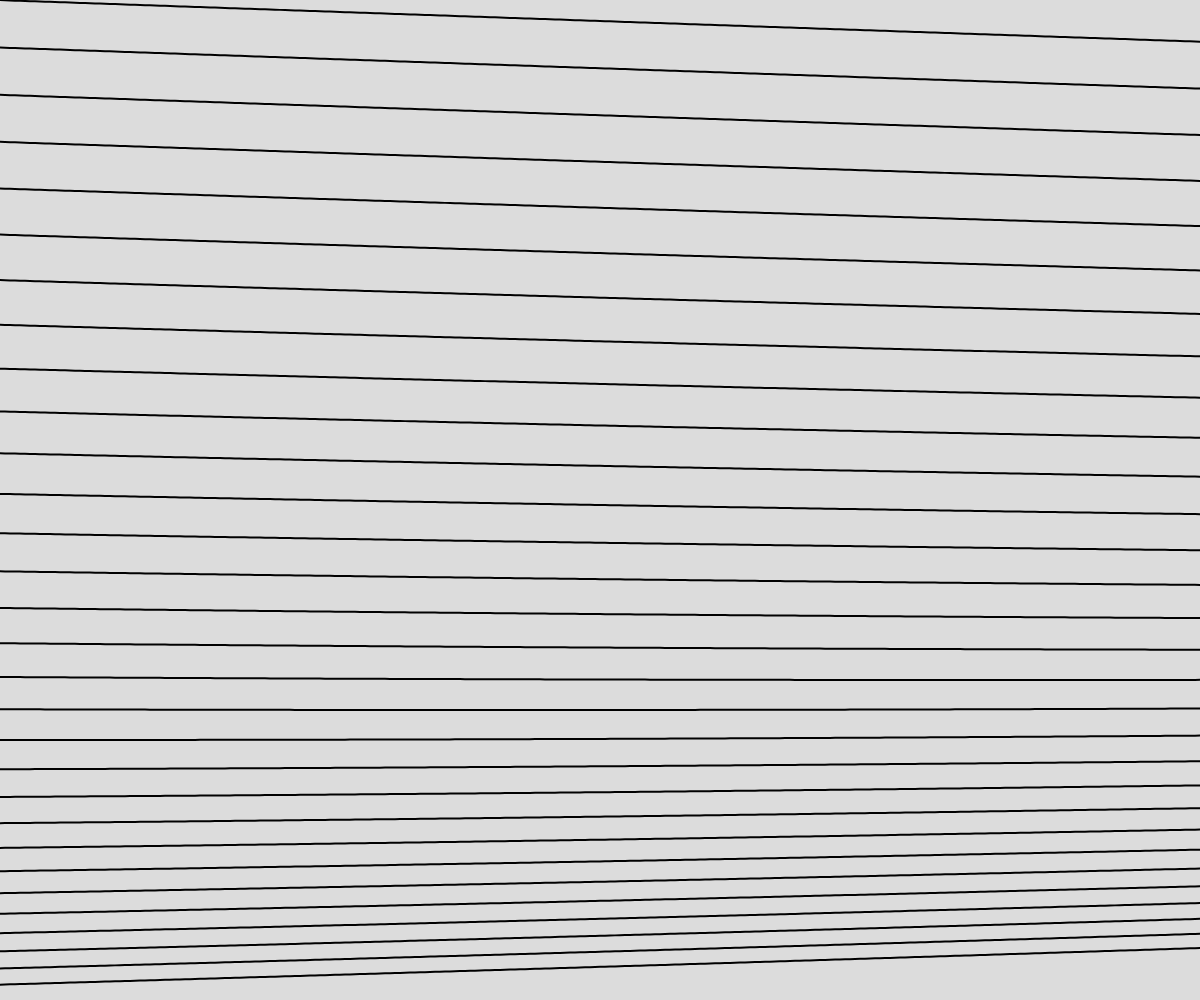
Frame 1 (no input)
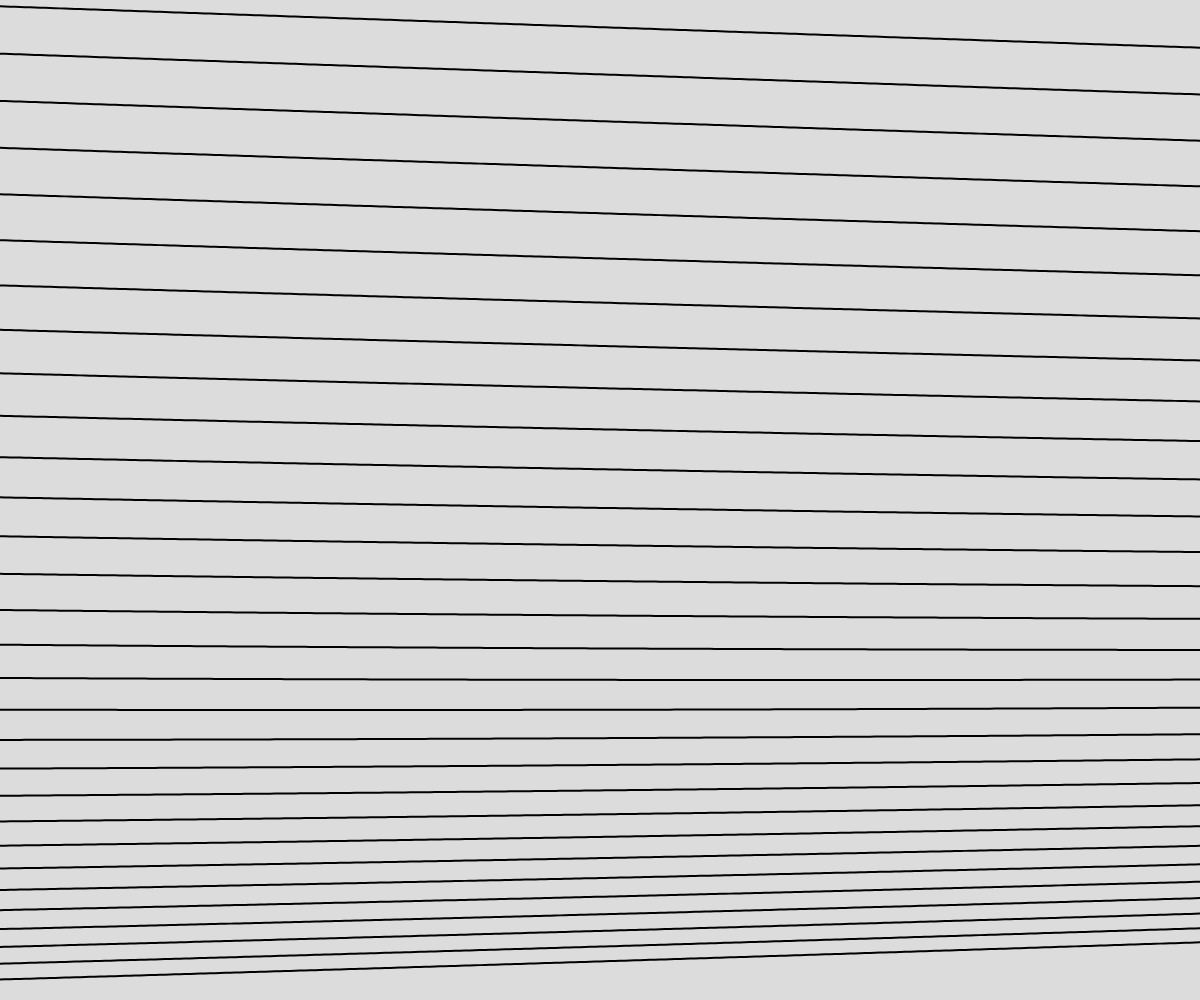
Frame 60 (no input)
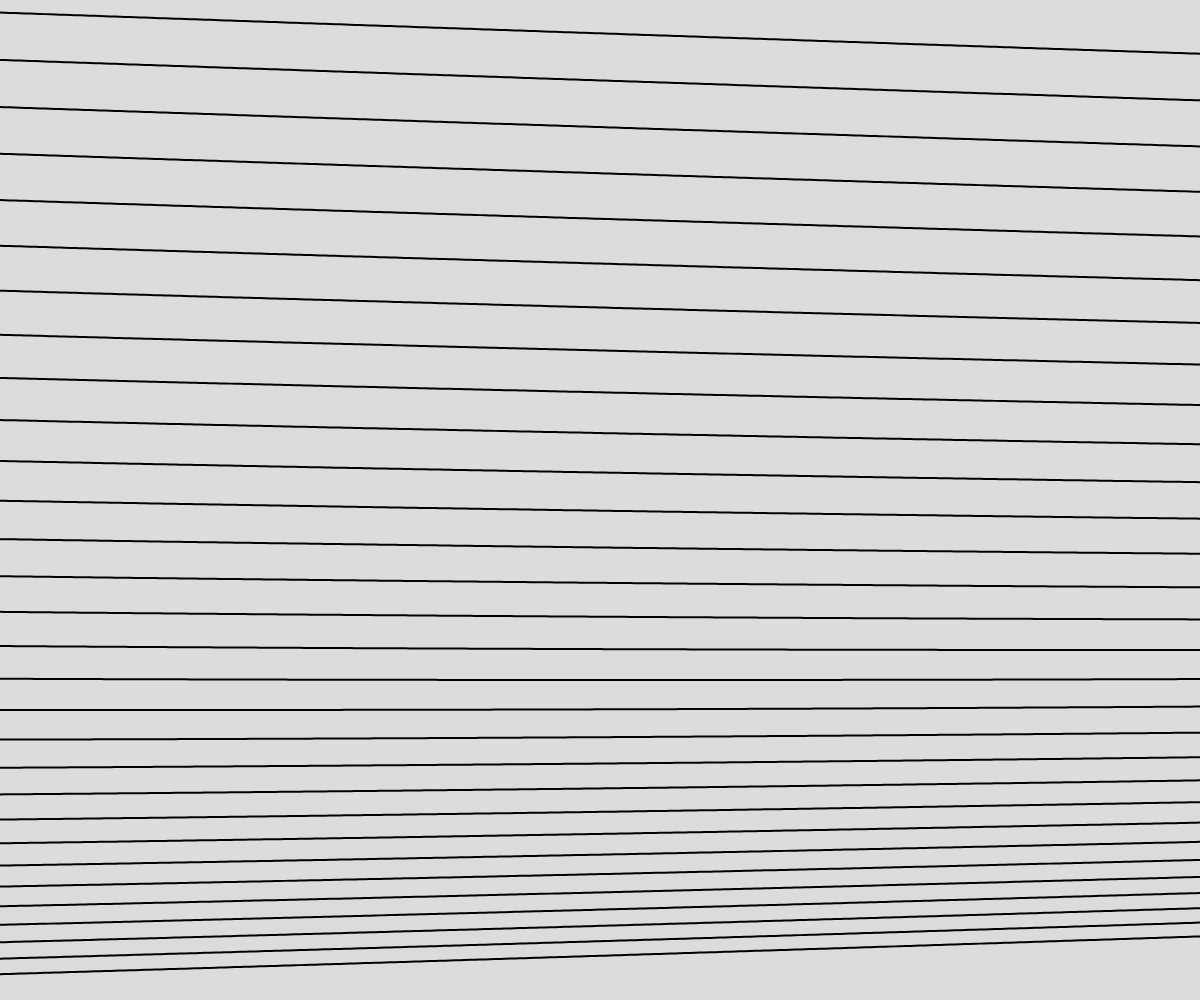
Frame 120 (the mouse pressed at the canvas centre since frame 60)

The p5.js sketch that drew these frames (run headless with seeded random() and noise() and a simulated clock; from frame 60 on, the mouse is pressed at the canvas centre):

// p5.js sketch
// ── sketch.js
let lineCount = 30;

function setup() {
  createCanvas(windowWidth, windowHeight);
  angleMode(DEGREES);
}

function draw() {
  background(220);

  noFill();
  stroke(0);
  strokeWeight(2);

  for (let i = 0; i < lineCount; i++) {
    let baseY = i * 30;
    beginShape();
    for (let x = 0; x <= width; x += 5) {

      let wave = sin(
        x * 0.01 +
        frameCount * 0.03 +
        i * 5
      ) * 200;

      let y = baseY + wave;

      vertex(x, y);
    }

    endShape();
  }
}

function windowResized() {
  resizeCanvas(windowWidth, windowHeight);
}
